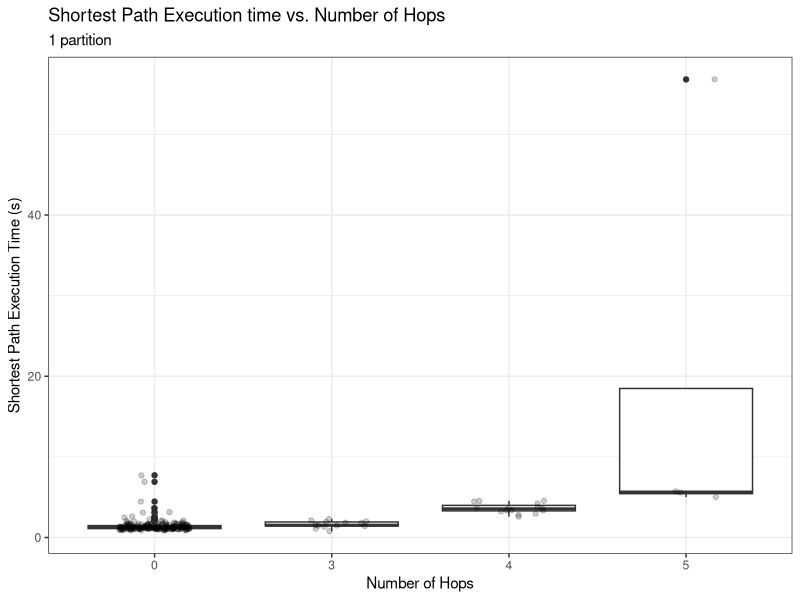
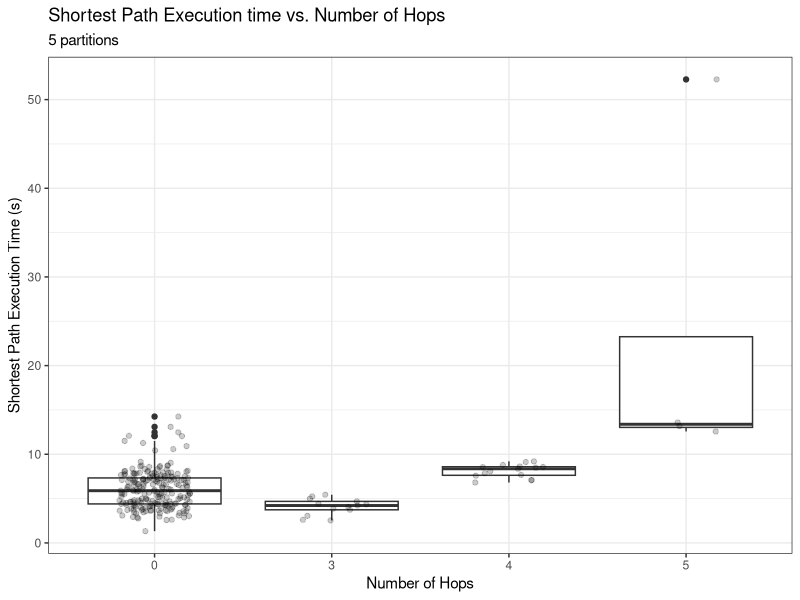
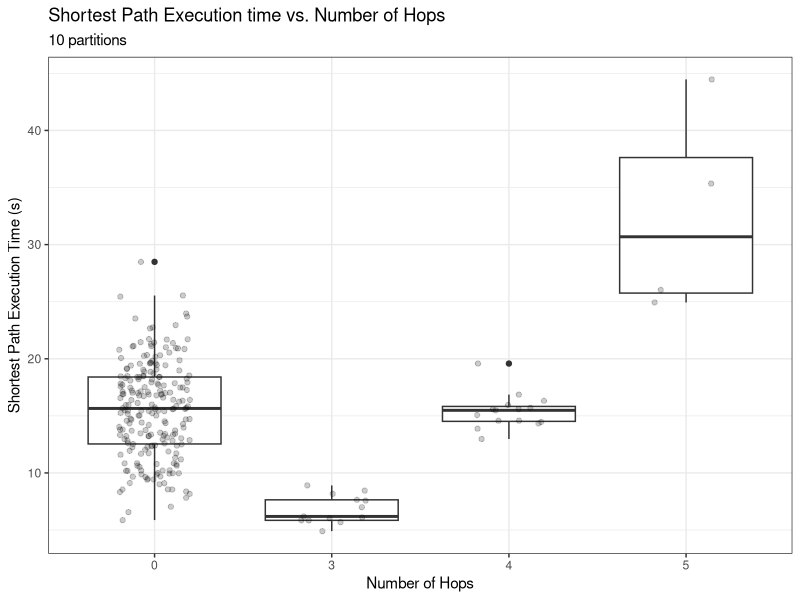
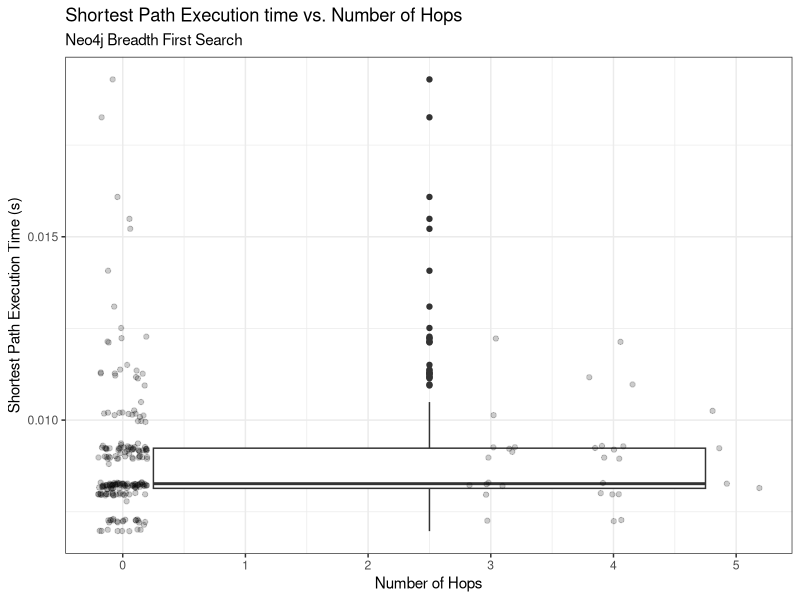
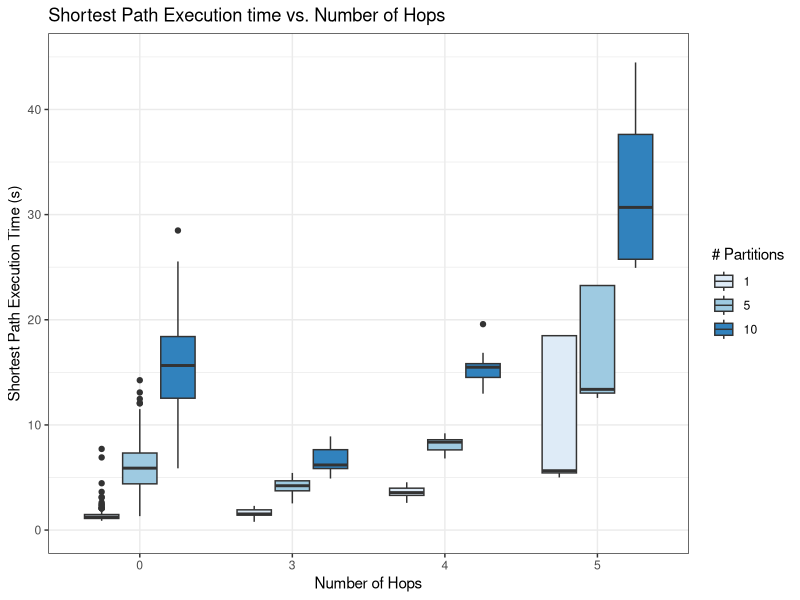
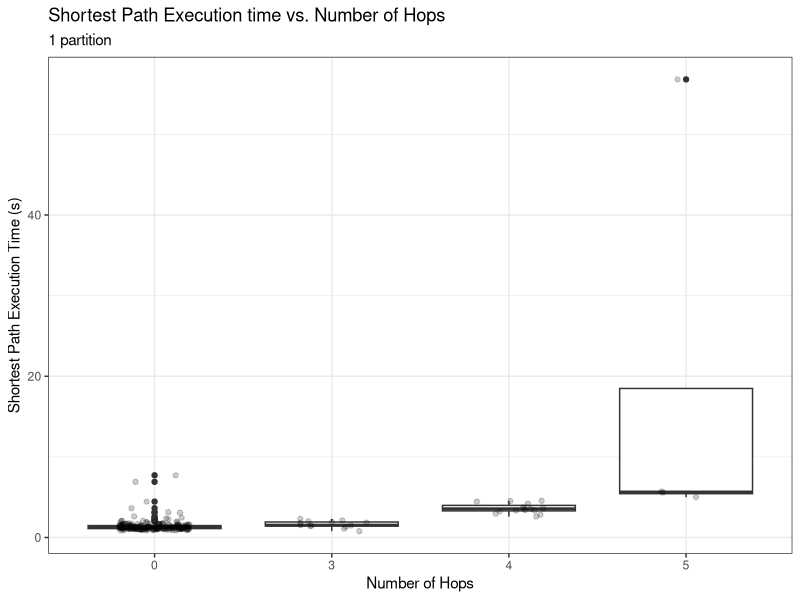
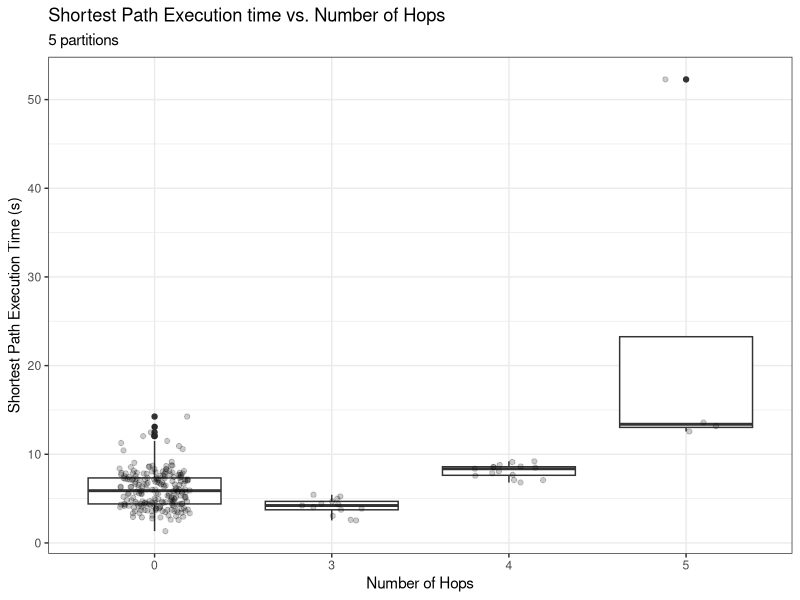
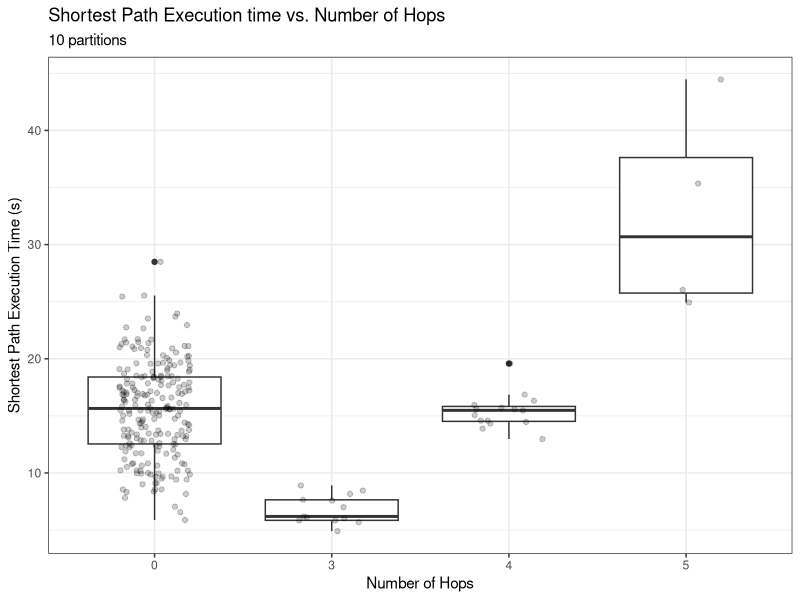

R code for these plots, in order:
# ----
# The following creates simple visualizations of run-time comparisons between
# graph database queries using different numbers of partitions in Pyspark
# as well as a breadth-first-search in Neo4j.
#
# Author: Pat McCornack
# Date: 12/8/2022
# ----


library(ggplot2)
library(dplyr)

# Set to your working directory path: 
setwd("G:/My Drive/WSU DA/CPTS 415 - Big Data/Project/aeromatch_code/results")

# Read in data
df <- read.csv("./run_data_1.csv")
df2 <- read.csv("./run_data_5.csv")
df3 <- read.csv("./run_data_10.csv")
neo4j <- read.csv("./neo4j_query.csv")

# Configure data
neo4j$hops <- df$hops[1:249]
df <- rbind(df, df2)
df <- rbind(df, df3)

df$hops <- as.factor(df$hops)
df$partition <- as.factor(df$partition)


# 1 partition
ggplot(data = filter(df, df$partition == 1), aes(x=hops, y = time)) +
  geom_boxplot() +
  geom_jitter(width = 0.2, alpha = .2) +
  labs(title = "Shortest Path Execution time vs. Number of Hops",
       subtitle = "1 partition",
       x = "Number of Hops",
       y = "Shortest Path Execution Time (s)") +
  theme_bw()
ggsave("./plots/partitions_1.jpeg", 
       width = 7,
       height = 5.5)

# 5 partitions
ggplot(data = filter(df, df$partition == 5), aes(x=hops, y = time)) +
  geom_boxplot() +
  geom_jitter(width = 0.2, alpha = .2) +
  labs(title = "Shortest Path Execution time vs. Number of Hops",
       subtitle = "5 partitions",
       x = "Number of Hops",
       y = "Shortest Path Execution Time (s)") +
  theme_bw()
ggsave("./plots/partitions_5.jpeg", 
       width = 7,
       height = 5.5)


# 10 partitions
ggplot(data = filter(df, df$partition == 10), aes(x=hops, y = time)) +
  geom_boxplot() +
  geom_jitter(width = 0.2, alpha = .2) +
  labs(title = "Shortest Path Execution time vs. Number of Hops",
       subtitle = "10 partitions",
       x = "Number of Hops",
       y = "Shortest Path Execution Time (s)") +
  theme_bw()
ggsave("./plots/partitions_10.jpeg", 
       width = 7,
       height = 5.5)


# Neo4j
ggplot(data = neo4j, aes(x=hops, y = times)) +
  geom_boxplot() +
  geom_jitter(width = 0.2, alpha = .2) +
  labs(title = "Shortest Path Execution time vs. Number of Hops",
       subtitle = "Neo4j Breadth First Search",
       x = "Number of Hops",
       y = "Shortest Path Execution Time (s)") +
  theme_bw()
ggsave("./plots/neo4j_results.jpeg", 
       width = 7,
       height = 5.5)


# Comparison
ggplot(data = df, aes(x=hops, y = time, fill = partition)) +
  geom_boxplot() +
  labs(title = "Shortest Path Execution time vs. Number of Hops",
       x = "Number of Hops",
       y = "Shortest Path Execution Time (s)") +
  coord_cartesian(ylim = c(0, 45)) +
  scale_fill_brewer(palette = "Blues") +
  theme_bw() +
  guides(fill=guide_legend(title="# Partitions"))
ggsave("./plots/partition_comparison.jpeg", 
       width = 7,
       height = 5.5)

